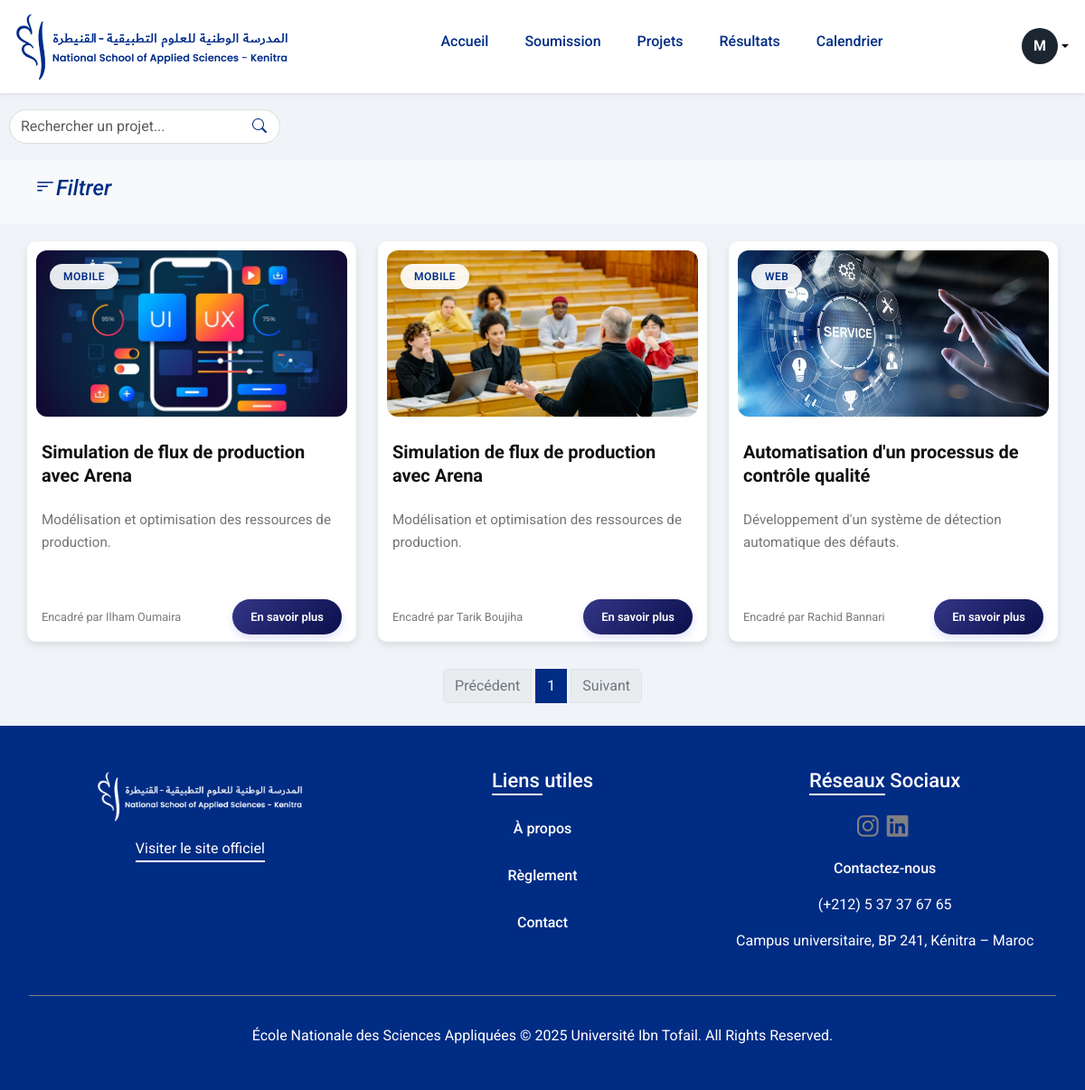
Page /student/projets_historique_folder_vf_projets/projets.php (signed in) on the committed database.
### tables this page shows
CREATE TABLE `student` (
  `APOGEE` int(11) NOT NULL,
  `NOM` varchar(50) DEFAULT NULL,
  `PRENOM` varchar(50) DEFAULT NULL,
  `EMAIL_INST` varchar(100) DEFAULT NULL,
  `PASSWRD` varchar(255) DEFAULT NULL,
  `FILIERE` varchar(50) DEFAULT NULL,
  `NIV` varchar(20) DEFAULT NULL,
  `AVATAR` varchar(255) DEFAULT NULL,
  `IMG` varchar(255) DEFAULT NULL,
  `GOOGLE_ID` varchar(255) DEFAULT NULL
);

CREATE TABLE `project` (
  `ID_PROJECT` int(11) NOT NULL,
  `NOM` varchar(100) DEFAULT NULL,
  `DESCRIPTION` text DEFAULT NULL,
  `TYPE` varchar(50) DEFAULT NULL,
  `CATEGORIE` varchar(100) DEFAULT NULL,
  `FICHIER` varchar(255) DEFAULT NULL,
  `FILE1` varchar(255) DEFAULT NULL,
  `FILE2` varchar(255) DEFAULT NULL,
  `FILE3` varchar(255) DEFAULT NULL,
  `AIMER` int(11) DEFAULT NULL,
  `CLAP` int(11) DEFAULT NULL,
  `SUPPORT` int(11) DEFAULT NULL,
  `NOTE` decimal(4,2) DEFAULT NULL,
  `STATUT_STU` varchar(50) DEFAULT NULL,
  `COMENTS` text DEFAULT NULL,
  `IMG` varchar(255) DEFAULT NULL,
  `ID_PROF` int(11) DEFAULT NULL,
  `APOGEE` int(11) DEFAULT NULL,
  `DATE_DEP` date DEFAULT NULL,
  `SEMESTRE` varchar(100) DEFAULT NULL,
  `TECHNOLOGIE` varchar(500) DEFAULT NULL,
  `etat` varchar(120) DEFAULT NULL,
  `STATUT` varchar(100) DEFAULT NULL
);

CREATE TABLE `prof` (
  `ID_PROF` int(11) NOT NULL,
  `NOM` varchar(50) DEFAULT NULL,
  `PRENOM` varchar(50) DEFAULT NULL,
  `EMAIL` varchar(100) DEFAULT NULL,
  `DEPARTEMENT` varchar(100) DEFAULT NULL,
  `PASSWRD` varchar(255) DEFAULT NULL,
  `AVATAR` varchar(255) DEFAULT NULL,
  `IMG` varchar(255) DEFAULT NULL,
  `MOD_ENS` varchar(120) DEFAULT NULL,
  `POSTE` varchar(150) DEFAULT NULL,
  `GOOGLE_ID` varchar(255) DEFAULT NULL
);

### student/projets_historique_folder_vf_projets/projets.php (the view, shortened to what this page needs)
<?php
require_once('../connexion_folder_vf/db_config.php');
    foreach ($projects as $project): ?>
    <?php endforeach;
try {
    $query = "SELECT IMG, PRENOM, AVATAR FROM student WHERE APOGEE = ?";
    $stmt = $conn->prepare($query);
    $stmt->execute([$_SESSION['APOGEE']]);
    $student = $stmt->fetch();
    $avatar_char = $student['AVATAR'] ?? substr($student['PRENOM'], 0, 1);
    $avatar_color = $_SESSION['AVATAR_COLOR'] ?? '#1B2631';
} catch (PDOException $e) {
    $profile_img = $_SESSION['PROFILE_IMG'] ?? null;
    $avatar_char = $_SESSION['AVATAR_CHAR'] ?? '?';
    $avatar_color = $_SESSION['AVATAR_COLOR'] ?? '#1B2631';
}
$query = "SELECT p.*, pr.NOM AS PROF_NOM, pr.PRENOM AS PROF_PRENOM,
                 s.NOM AS ETUD_NOM, s.PRENOM AS ETUD_PRENOM, s.FILIERE, s.NIV
          FROM project p
          JOIN prof pr ON p.ID_PROF = pr.ID_PROF
          JOIN student s ON p.APOGEE = s.APOGEE
          WHERE  p.APOGEE = ?";
$params = [$_SESSION['APOGEE']];
if (empty($_GET)) {
    $query .= " ORDER BY RAND()";
} else {
    $query .= " ORDER BY p.DATE_DEP DESC";
}
$stmt = $conn->prepare($query);
$stmt->execute($params);
$projects = $stmt->fetchAll(PDO::FETCH_ASSOC);
$projects_per_page = 3;
$total_projects = count($projects);
$total_pages = ceil($total_projects / $projects_per_page);
$current_page = isset($_GET['page']) ? max(1, min((int)$_GET['page'], $total_pages)) : 1;
$offset = ($current_page - 1) * $projects_per_page;
$paginated_projects = array_slice($projects, $offset, $projects_per_page);
?>
<!DOCTYPE html>
<html lang="fr">
<head>
    <link rel="stylesheet" href="https://cdn.jsdelivr.net/npm/bootstrap@5.3.3/dist/css/bootstrap.min.css">
    <link rel="stylesheet" href="https://cdn.jsdelivr.net/npm/bootstrap-icons@1.11.3/font/bootstrap-icons.min.css">
    <link rel="stylesheet" href="https://cdnjs.cloudflare.com/ajax/libs/font-awesome/6.5.0/css/all.min.css">
    <link rel="stylesheet" href="https://unicons.iconscout.com/release/v4.0.0/css/line.css">
    <link rel="stylesheet" href="style.css">
</head>
<body>
    <header class="header-wrapper bg-white shadow-sm">
        <nav class="navbar navbar-expand-lg navbar-light container">
            <a class="navbar-brand logo" href="../projets_page_folder_vf_acceuil_esp_etudiant/home_student.php">
                <img src="images/ensa_logo.png" alt="Logo ENSA">
            </a>
            <div class="collapse navbar-collapse justify-content-between" id="navbarNav">
                <ul class="navbar-nav nav-links">
                    <li class="nav-item"><a class="nav-link" href="../projets_page_folder_vf_acceuil_esp_etudiant/home_student.php">Accueil</a></li>
                    <li class="nav-item"><a class="nav-link" href="../soumission_folder_vf/soumission.php">Soumission</a></li>
                    <li class="nav-item"><a class="nav-link" href="../projets_historique_folder_vf_projets/projets.php">Projets</a></li>
                    <li class="nav-item"><a class="nav-link" href="../resultats_folder_vf/resultats.php">Résultats</a></li>
                    <li class="nav-item"><a class="nav-link" href="../calendrier_folder_vf/calendrier.php">Calendrier</a></li>
                </ul>
            </div>
            <div class="d-flex align-items-center gap-3 links_container">
                <div class="dropdown">
                    <a href="#" class="d-flex align-items-center text-black text-decoration-none dropdown-toggle" id="dropdownUser" data-bs-toggle="dropdown" aria-expanded="false">
                            <div class="avatar-circle" style="background-color: <?php echo htmlspecialchars($avatar_color); ?>; width:40px; height: 40px;">
                                <?php echo htmlspecialchars($avatar_char); ?>
                            </div>
                    </a>
                </div>
            </div>
        </nav>
    </header>
    <div class="input_container">
    <form id="searchForm" method="GET" class="search-box">
        <input type="text" name="search" class="form-control" placeholder="Rechercher un projet..."
               value="<?= isset($_GET['search']) ? htmlspecialchars($_GET['search']) : '' ?>">
        <i class="bi bi-search"></i>
    </form>
</div>
    <header>
        <nav class="navbar navbar-expand-sm bg-body-tertiary">
            <div class="container">
                <div class="offcanvas offcanvas-end" tabindex="-1" id="bsbNavbar" aria-labelledby="bsbNavbarLabel">
                    <div class="offcanvas-body">
                        <ul class="navbar-nav">
                            <li class="nav-item me-3">
                                <a class="nav-link" href="#!" data-bs-toggle="offcanvas" data-bs-target="#bsbSidebar1" aria-controls="bsbSidebar1">
                                    <i class="bi-filter-left fs-4 lh-1" style="color: #002C84;">Filtrer</i>
                                </a>
                            </li>
                        </ul>
                    </div>
                </div>
            </div>
        </nav>
    </header>
<div class="container" style="margin-top:19px;">
    <div class="row row-cols-1 row-cols-md-2 row-cols-lg-3 g-4" id="projects-grid">
<?php foreach ($paginated_projects as $project): ?>
        <div class="col" data-project-id="<?= $project['ID_PROJECT'] ?>">
            <div class="card h-100">
                <div class="card-image">
                    <img src="<?= !empty($project['IMG']) ? '../../uploads/images/'.$project['IMG'] : 'images/default.jpg' ?>" class="card-img-top">
                    <div class="card-tag"><?= htmlspecialchars($project['CATEGORIE']) ?></div>
                </div>
                <div class="card-body">
                    <h3 class="card-title"><?= htmlspecialchars($project['NOM']) ?></h3>
                    <p class="card-text"><?= htmlspecialchars($project['DESCRIPTION']) ?></p>
                </div>
                <div class="card-footer">
                    <div class="card-profile">
                        <div class="card-profile-info">
                            <span class="card-profile-role">Encadré par <?= htmlspecialchars($project['PROF_PRENOM'].' '.$project['PROF_NOM']) ?></span>
                        </div>
                    </div>
                        <a href="../page_chaque_projet_folder_vf/projet<?php echo $project['ID_PROJECT']; ?>.php" class="card-button">En savoir plus</a>
                </div>
            </div>
        </div>
        <?php endforeach; ?>
    </div>
<nav aria-label="Page navigation" class="mt-4">
    <ul class="pagination justify-content-center">
        <li class="page-item <?= $current_page == 1 ? 'disabled' : '' ?>">
            <a class="page-link" href="?<?= http_build_query(array_merge($_GET, ['page' => $current_page - 1])) ?>" tabindex="-1">Précédent</a>
        </li>
        <?php for ($i = 1; $i <= $total_pages; $i++): ?>
            <li class="page-item <?= $i == $current_page ? 'active' : '' ?>">
                <a class="page-link" href="?<?= http_build_query(array_merge($_GET, ['page' => $i])) ?>"><?= $i ?></a>
            </li>
        <?php endfor; ?>
        <li class="page-item <?= $current_page == $total_pages ? 'disabled' : '' ?>">
            <a class="page-link" href="?<?= http_build_query(array_merge($_GET, ['page' => $current_page + 1])) ?>">Suivant</a>
        </li>
    </ul>
</nav>
</div>
    <footer class="footer-wrapper">
        <div class="footer-section">
            <div class="footer-info">
                <img src="images/LOGO-ENSA.png" alt="Logo ENSA">
                <p><a href="https://ensa.uit.ac.ma/" target="_blank" style="color: white;">Visiter le site officiel</a></p>
            </div>
            <div class="footer-links">
                <h3>Liens utiles</h3>
                <ul>
                    <li><a href="../projets_espaces_folder_vf_apropos/index.html">À propos</a></li>
                    <li><a href="../reglements_page_folder_vf/index.html">Règlement</a></li>
                    <li><a href="../contact_folder_vf/index.html">Contact</a></li>
                </ul>
            </div>
            <div class="footer-contact">
                <h3>Réseaux Sociaux</h3>
                <div class="footer_icons">
                    <a target="_blank" href="https://www.instagram.com/ensak.official" class="text-dark"><i class="fab fa-instagram fa-lg"></i></a>
                    <a target="_blank" href="https://ma.linkedin.com/company/ensa-kenitra-official" class="text-dark"><i class="fab fa-linkedin fa-lg"></i></a>
                </div>
                <a class="contact_link" href="../contact_folder_vf/index.html">Contactez-nous</a>
                <p>(+212) 5 37 37 67 65</p>
                <p>Campus universitaire, BP 241, Kénitra – Maroc</p>
            </div>
        </div>
        <div class="footer-bottom">
            <p>École Nationale des Sciences Appliquées © 2025 Université Ibn Tofail. All Rights Reserved.</p>
        </div>
    </footer>
</body>
</html>

### student/projets_historique_folder_vf_projets/projets.php (style rules this page uses)
.pagination .page-item .page-link { color: #002C84; border: 1px solid #002C84; }
.pagination .page-item.active .page-link { background-color: #002C84; border-color: #002C84; color: white; }
.pagination .page-item.disabled .page-link { color: #6c757d; border-color: #dee2e6; }

### rows in the picture
student: AVATAR "M"
project: IMG (picture), CATEGORIE "MOBILE", NOM "Simulation de flux de production avec Arena", DESCRIPTION "Modélisation et optimisation des ressources de production.", ID_PROF.NOM "Ilham Oumaira"
project: IMG (picture), CATEGORIE "MOBILE", NOM "Simulation de flux de production avec Arena", DESCRIPTION "Modélisation et optimisation des ressources de production.", ID_PROF.NOM "Tarik Boujiha"
project: IMG (picture), CATEGORIE "WEB", NOM "Automatisation d'un processus de contrôle qualité", DESCRIPTION "Développement d'un système de détection automatique des défauts.", ID_PROF.NOM "Rachid Bannari"
